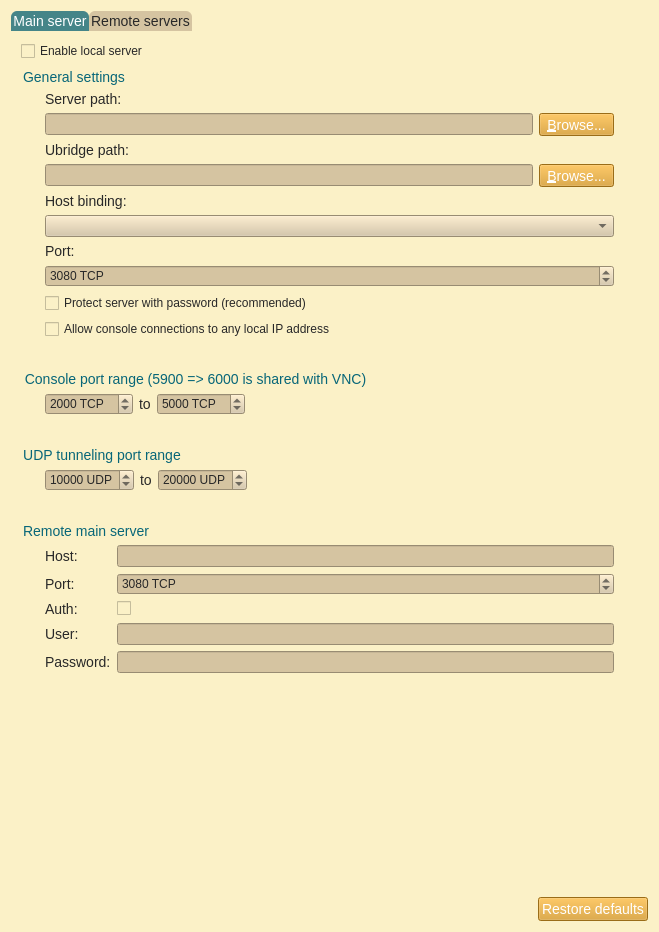
<?xml version="1.0" encoding="UTF-8"?>
<ui version="4.0">
 <class>ServerPreferencesPageWidget</class>
 <widget class="QWidget" name="ServerPreferencesPageWidget">
  <property name="geometry">
   <rect>
    <x>0</x>
    <y>0</y>
    <width>659</width>
    <height>932</height>
   </rect>
  </property>
  <property name="sizePolicy">
   <sizepolicy hsizetype="MinimumExpanding" vsizetype="MinimumExpanding">
    <horstretch>0</horstretch>
    <verstretch>0</verstretch>
   </sizepolicy>
  </property>
  <property name="minimumSize">
   <size>
    <width>0</width>
    <height>0</height>
   </size>
  </property>
  <property name="windowTitle">
   <string>Server</string>
  </property>
  <property name="styleSheet">
   <string notr="true">QWidget{
	background-color: #fbf1c7;
}
QMenuBar::item{
	background-color: #fbf1c7;
}
QDockWidget::title{
	background: #d5c4a1;
	padding-left: 5px;
}
QDockWidget, QMenuBar{
    color: #282828;
    font: bold 14px;
}
QTextEdit, QPlainTextEdit, QLineEdit, QSpinBox, QComboBox {
  background-color: #d5c4a1;
  color: #282828;
}
QTextEdit#uiConsoleTextEdit {
  background-color: #fbf1c7;
  color: #282828;
  font: 13px;
}
QTabWidget {
	font: 14px;
	border-top: 2px;
}
QTabBar::tab {
    background: #d5c4a1;
    color: #282828;
    min-width: 8ex;
    padding: 2px;
	border-top-right-radius: 6px;
	border-top-left-radius: 6px;
}
QTabBar::tab:selected {
    background: #458588;
	color: #FFFFFF;
}
QGroupBox {
    color: #076678;
    font: 14px;
    padding: 15px;
    border-style: none;
}
QMainWindow::separator {
	background: #d5c4a1;
	width: 1px;
	height: 1px;
}
QComboBox {
	selection-background-color: #458588;
	selection-color: #FFFFFF;
}

QToolBar{
	background: #d5c4a1;
	border: 0px;
}
QPushButton {
	background-color: #d79921;
    color: #FFFFFF;
	font: 14px;
}
QToolButton {
	background-color: #d79921;
    color: #FFFFFF;
	font: 14px;
}
QTreeWidget, QListWidget {
	background-color: #fbf1c7;
	color: #282828;
    alternate-background-color: #d5c4a1; 
	font: 14px;
}
QTreeWidget#uiTreeWidget {
	background-color: #d5c4a1;
	color: #282828;
	font: bold 16px;
}
QTreeWidget::item:selected, QTreeWidget::item:hover, QMenu::item:selected,QToolButton::hover,QPushButton::hover,QTabBar::tab:hover {
	background-color: #458588;
	color: #FFFFFF;
}
QMenu {
	background-color: #fbf1c7;
    color: #282828;
}
QLabel {
	color: #282828;
	font: 14px;
}
QLabel#uiTitleLabel {
	color: #282828;
	font: bold 16px;
}

QAbstractScrollArea::corner {
    background: #fbf1c7;
}
QScrollBar::handle:horizontal {
    background: #d5c4a1;
    min-width: 20px;
}
QScrollBar::handle:vertical {
    background: #d5c4a1;
    min-width: 20px;
}
QScrollBar:vertical {
    width: 6px;
}
QScrollBar:horizontal {
    height: 6px;
}
QScrollBar::up-arrow:vertical, QScrollBar::down-arrow:vertical, QScrollBar::down-arrow:horizontal, QScrollBar::up-arrow:horizontal { 
	border: 0px;
    height: 0px; 
    width: 0px; 
}
         
QScrollBar::add-page:horizontal, QScrollBar::sub-page:horizontal, QScrollBar::add-page:vertical, QScrollBar::sub-page:vertical {
  background: none
}
QStatusBar {
	background-color: #d5c4a1;
	color: #282828;
}

QRadioButton, QCheckBox {
  color: #282828;
}
QRadioButton::disabled, QCheckBox::disabled {
  color: gray;
}


</string>
  </property>
  <layout class="QVBoxLayout" name="verticalLayout_2">
   <item>
    <widget class="QTabWidget" name="uiServerPreferenceTabWidget">
     <property name="sizePolicy">
      <sizepolicy hsizetype="MinimumExpanding" vsizetype="MinimumExpanding">
       <horstretch>0</horstretch>
       <verstretch>0</verstretch>
      </sizepolicy>
     </property>
     <property name="maximumSize">
      <size>
       <width>16777215</width>
       <height>16777215</height>
      </size>
     </property>
     <property name="currentIndex">
      <number>0</number>
     </property>
     <widget class="QWidget" name="uiLocalTabWidget">
      <property name="sizePolicy">
       <sizepolicy hsizetype="Preferred" vsizetype="MinimumExpanding">
        <horstretch>0</horstretch>
        <verstretch>0</verstretch>
       </sizepolicy>
      </property>
      <attribute name="title">
       <string>Main server</string>
      </attribute>
      <layout class="QVBoxLayout" name="verticalLayout_3">
       <property name="margin">
        <number>10</number>
       </property>
       <item>
        <widget class="QCheckBox" name="uiLocalServerAutoStartCheckBox">
         <property name="sizePolicy">
          <sizepolicy hsizetype="Minimum" vsizetype="Fixed">
           <horstretch>0</horstretch>
           <verstretch>0</verstretch>
          </sizepolicy>
         </property>
         <property name="minimumSize">
          <size>
           <width>0</width>
           <height>0</height>
          </size>
         </property>
         <property name="text">
          <string>Enable local server</string>
         </property>
         <property name="checked">
          <bool>false</bool>
         </property>
        </widget>
       </item>
       <item>
        <widget class="QGroupBox" name="uiGeneralSettingsGroupBox">
         <property name="title">
          <string>General settings</string>
         </property>
         <layout class="QGridLayout" name="gridLayout">
          <property name="sizeConstraint">
           <enum>QLayout::SetMinimumSize</enum>
          </property>
          <item row="1" column="0">
           <widget class="QLabel" name="uiLocalServerPathLabel">
            <property name="text">
             <string>Server path:</string>
            </property>
           </widget>
          </item>
          <item row="2" column="0">
           <layout class="QHBoxLayout" name="horizontalLayout">
            <item>
             <widget class="QLineEdit" name="uiLocalServerPathLineEdit"/>
            </item>
            <item>
             <widget class="QToolButton" name="uiLocalServerToolButton">
              <property name="text">
               <string>&amp;Browse...</string>
              </property>
              <property name="toolButtonStyle">
               <enum>Qt::ToolButtonTextOnly</enum>
              </property>
             </widget>
            </item>
           </layout>
          </item>
          <item row="3" column="0">
           <widget class="QLabel" name="uiUbridgePathLabel">
            <property name="text">
             <string>Ubridge path:</string>
            </property>
           </widget>
          </item>
          <item row="4" column="0">
           <layout class="QHBoxLayout" name="horizontalLayout_5">
            <item>
             <widget class="QLineEdit" name="uiUbridgePathLineEdit"/>
            </item>
            <item>
             <widget class="QToolButton" name="uiUbridgeToolButton">
              <property name="text">
               <string>&amp;Browse...</string>
              </property>
              <property name="toolButtonStyle">
               <enum>Qt::ToolButtonTextOnly</enum>
              </property>
             </widget>
            </item>
           </layout>
          </item>
          <item row="5" column="0">
           <widget class="QLabel" name="uiLocalServerHostLabel">
            <property name="text">
             <string>Host binding:</string>
            </property>
           </widget>
          </item>
          <item row="6" column="0">
           <widget class="QComboBox" name="uiLocalServerHostComboBox"/>
          </item>
          <item row="7" column="0">
           <widget class="QLabel" name="uiLocalServerPortLabel">
            <property name="text">
             <string>Port:</string>
            </property>
           </widget>
          </item>
          <item row="8" column="0">
           <widget class="QSpinBox" name="uiLocalServerPortSpinBox">
            <property name="suffix">
             <string notr="true"> TCP</string>
            </property>
            <property name="maximum">
             <number>65535</number>
            </property>
            <property name="value">
             <number>3080</number>
            </property>
           </widget>
          </item>
          <item row="10" column="0">
           <widget class="QCheckBox" name="uiConsoleConnectionsToAnyIPCheckBox">
            <property name="text">
             <string>Allow console connections to any local IP address</string>
            </property>
           </widget>
          </item>
          <item row="9" column="0">
           <widget class="QCheckBox" name="uiLocalServerAuthCheckBox">
            <property name="text">
             <string>Protect server with password (recommended)</string>
            </property>
           </widget>
          </item>
         </layout>
        </widget>
       </item>
       <item>
        <widget class="QGroupBox" name="uiConsolePortRangeGroupBox">
         <property name="title">
          <string>Console port range (5900 =&gt; 6000 is shared with VNC)</string>
         </property>
         <layout class="QGridLayout" name="gridLayout_4">
          <item row="0" column="0">
           <widget class="QSpinBox" name="uiConsoleStartPortSpinBox">
            <property name="suffix">
             <string notr="true"> TCP</string>
            </property>
            <property name="maximum">
             <number>65535</number>
            </property>
            <property name="value">
             <number>2000</number>
            </property>
           </widget>
          </item>
          <item row="0" column="1">
           <widget class="QLabel" name="uiConsolePortRangeLabel">
            <property name="text">
             <string>to</string>
            </property>
           </widget>
          </item>
          <item row="0" column="2">
           <widget class="QSpinBox" name="uiConsoleEndPortSpinBox">
            <property name="suffix">
             <string notr="true"> TCP</string>
            </property>
            <property name="maximum">
             <number>65535</number>
            </property>
            <property name="value">
             <number>5000</number>
            </property>
           </widget>
          </item>
          <item row="0" column="3">
           <spacer name="horizontalSpacer_2">
            <property name="orientation">
             <enum>Qt::Horizontal</enum>
            </property>
            <property name="sizeHint" stdset="0">
             <size>
              <width>225</width>
              <height>20</height>
             </size>
            </property>
           </spacer>
          </item>
         </layout>
        </widget>
       </item>
       <item>
        <widget class="QGroupBox" name="uiUDPPortRangeGroupBox">
         <property name="title">
          <string>UDP tunneling port range</string>
         </property>
         <layout class="QHBoxLayout" name="horizontalLayout_8">
          <item>
           <widget class="QSpinBox" name="uiUDPStartPortSpinBox">
            <property name="suffix">
             <string notr="true"> UDP</string>
            </property>
            <property name="maximum">
             <number>65535</number>
            </property>
            <property name="value">
             <number>10000</number>
            </property>
           </widget>
          </item>
          <item>
           <widget class="QLabel" name="uiUDPPortRangeLabel">
            <property name="text">
             <string>to</string>
            </property>
           </widget>
          </item>
          <item>
           <widget class="QSpinBox" name="uiUDPEndPortSpinBox">
            <property name="suffix">
             <string notr="true"> UDP</string>
            </property>
            <property name="maximum">
             <number>65535</number>
            </property>
            <property name="value">
             <number>20000</number>
            </property>
           </widget>
          </item>
          <item>
           <spacer name="horizontalSpacer_4">
            <property name="orientation">
             <enum>Qt::Horizontal</enum>
            </property>
            <property name="sizeHint" stdset="0">
             <size>
              <width>40</width>
              <height>20</height>
             </size>
            </property>
           </spacer>
          </item>
         </layout>
        </widget>
       </item>
       <item>
        <widget class="QGroupBox" name="uiRemoteMainServerGroupBox">
         <property name="title">
          <string>Remote main server</string>
         </property>
         <layout class="QFormLayout" name="formLayout">
          <property name="fieldGrowthPolicy">
           <enum>QFormLayout::ExpandingFieldsGrow</enum>
          </property>
          <item row="0" column="0">
           <widget class="QLabel" name="label_2">
            <property name="text">
             <string>Host:</string>
            </property>
           </widget>
          </item>
          <item row="0" column="1">
           <widget class="QLineEdit" name="uiRemoteMainServerHostLineEdit"/>
          </item>
          <item row="1" column="0">
           <widget class="QLabel" name="label_3">
            <property name="text">
             <string>Port:</string>
            </property>
           </widget>
          </item>
          <item row="1" column="1">
           <widget class="QSpinBox" name="uiRemoteMainServerPortSpinBox">
            <property name="sizePolicy">
             <sizepolicy hsizetype="Expanding" vsizetype="Preferred">
              <horstretch>0</horstretch>
              <verstretch>0</verstretch>
             </sizepolicy>
            </property>
            <property name="suffix">
             <string> TCP</string>
            </property>
            <property name="maximum">
             <number>65535</number>
            </property>
            <property name="value">
             <number>3080</number>
            </property>
           </widget>
          </item>
          <item row="3" column="0">
           <widget class="QLabel" name="label">
            <property name="text">
             <string>Auth:</string>
            </property>
           </widget>
          </item>
          <item row="3" column="1">
           <widget class="QCheckBox" name="uiRemoteMainServerAuthCheckBox">
            <property name="text">
             <string/>
            </property>
           </widget>
          </item>
          <item row="4" column="0">
           <widget class="QLabel" name="label_4">
            <property name="text">
             <string>User:</string>
            </property>
           </widget>
          </item>
          <item row="4" column="1">
           <widget class="QLineEdit" name="uiRemoteMainServerUserLineEdit"/>
          </item>
          <item row="5" column="0">
           <widget class="QLabel" name="label_5">
            <property name="text">
             <string>Password:</string>
            </property>
           </widget>
          </item>
          <item row="5" column="1">
           <widget class="QLineEdit" name="uiRemoteMainServerPasswordLineEdit">
            <property name="echoMode">
             <enum>QLineEdit::Password</enum>
            </property>
           </widget>
          </item>
         </layout>
        </widget>
       </item>
       <item>
        <spacer name="verticalSpacer">
         <property name="orientation">
          <enum>Qt::Vertical</enum>
         </property>
         <property name="sizeHint" stdset="0">
          <size>
           <width>20</width>
           <height>5</height>
          </size>
         </property>
        </spacer>
       </item>
      </layout>
      <zorder>uiGeneralSettingsGroupBox</zorder>
      <zorder>uiConsolePortRangeGroupBox</zorder>
      <zorder>uiUDPPortRangeGroupBox</zorder>
      <zorder>uiLocalServerAutoStartCheckBox</zorder>
      <zorder>verticalSpacer</zorder>
      <zorder>uiRemoteMainServerGroupBox</zorder>
     </widget>
     <widget class="QWidget" name="uiRemoteTabWidget">
      <property name="sizePolicy">
       <sizepolicy hsizetype="Preferred" vsizetype="MinimumExpanding">
        <horstretch>0</horstretch>
        <verstretch>0</verstretch>
       </sizepolicy>
      </property>
      <attribute name="title">
       <string>Remote servers</string>
      </attribute>
      <layout class="QGridLayout" name="gridLayout_5">
       <property name="margin">
        <number>10</number>
       </property>
       <item row="0" column="0" colspan="2">
        <widget class="QTreeWidget" name="uiRemoteServersTreeWidget">
         <property name="sizePolicy">
          <sizepolicy hsizetype="MinimumExpanding" vsizetype="MinimumExpanding">
           <horstretch>0</horstretch>
           <verstretch>0</verstretch>
          </sizepolicy>
         </property>
         <property name="columnCount">
          <number>5</number>
         </property>
         <column>
          <property name="text">
           <string>Name</string>
          </property>
         </column>
         <column>
          <property name="text">
           <string notr="true">Protocol</string>
          </property>
         </column>
         <column>
          <property name="text">
           <string notr="true">Host</string>
          </property>
         </column>
         <column>
          <property name="text">
           <string notr="true">Port</string>
          </property>
         </column>
         <column>
          <property name="text">
           <string>User</string>
          </property>
         </column>
        </widget>
       </item>
       <item row="1" column="0" colspan="2">
        <layout class="QHBoxLayout" name="horizontalLayout_3">
         <item>
          <widget class="QPushButton" name="uiAddRemoteServerPushButton">
           <property name="text">
            <string>&amp;Add</string>
           </property>
          </widget>
         </item>
         <item>
          <widget class="QPushButton" name="uiUpdateRemoteServerPushButton">
           <property name="enabled">
            <bool>false</bool>
           </property>
           <property name="text">
            <string>Edit</string>
           </property>
          </widget>
         </item>
         <item>
          <widget class="QPushButton" name="uiDeleteRemoteServerPushButton">
           <property name="enabled">
            <bool>false</bool>
           </property>
           <property name="text">
            <string>&amp;Delete</string>
           </property>
          </widget>
         </item>
         <item>
          <spacer name="horizontalSpacer_3">
           <property name="orientation">
            <enum>Qt::Horizontal</enum>
           </property>
           <property name="sizeHint" stdset="0">
            <size>
             <width>40</width>
             <height>20</height>
            </size>
           </property>
          </spacer>
         </item>
        </layout>
       </item>
       <item row="3" column="0">
        <spacer name="verticalSpacer_3">
         <property name="orientation">
          <enum>Qt::Vertical</enum>
         </property>
         <property name="sizeHint" stdset="0">
          <size>
           <width>20</width>
           <height>5</height>
          </size>
         </property>
        </spacer>
       </item>
       <item row="2" column="0">
        <widget class="QLabel" name="label_7">
         <property name="text">
          <string>Note: Changes are not visible in other part of the settings or application until you apply them.</string>
         </property>
        </widget>
       </item>
      </layout>
      <zorder>uiRemoteServersTreeWidget</zorder>
      <zorder>verticalSpacer_3</zorder>
      <zorder>label_7</zorder>
     </widget>
    </widget>
   </item>
   <item>
    <layout class="QHBoxLayout" name="horizontalLayout_2">
     <item>
      <spacer name="horizontalSpacer">
       <property name="orientation">
        <enum>Qt::Horizontal</enum>
       </property>
       <property name="sizeHint" stdset="0">
        <size>
         <width>40</width>
         <height>20</height>
        </size>
       </property>
      </spacer>
     </item>
     <item>
      <widget class="QPushButton" name="uiRestoreDefaultsPushButton">
       <property name="text">
        <string>Restore defaults</string>
       </property>
      </widget>
     </item>
    </layout>
   </item>
  </layout>
 </widget>
 <tabstops>
  <tabstop>uiServerPreferenceTabWidget</tabstop>
  <tabstop>uiLocalServerAutoStartCheckBox</tabstop>
  <tabstop>uiLocalServerPathLineEdit</tabstop>
  <tabstop>uiLocalServerToolButton</tabstop>
  <tabstop>uiUbridgePathLineEdit</tabstop>
  <tabstop>uiUbridgeToolButton</tabstop>
  <tabstop>uiLocalServerHostComboBox</tabstop>
  <tabstop>uiLocalServerPortSpinBox</tabstop>
  <tabstop>uiLocalServerAuthCheckBox</tabstop>
  <tabstop>uiConsoleConnectionsToAnyIPCheckBox</tabstop>
  <tabstop>uiConsoleStartPortSpinBox</tabstop>
  <tabstop>uiConsoleEndPortSpinBox</tabstop>
  <tabstop>uiUDPStartPortSpinBox</tabstop>
  <tabstop>uiUDPEndPortSpinBox</tabstop>
  <tabstop>uiRestoreDefaultsPushButton</tabstop>
  <tabstop>uiRemoteServersTreeWidget</tabstop>
  <tabstop>uiAddRemoteServerPushButton</tabstop>
  <tabstop>uiDeleteRemoteServerPushButton</tabstop>
 </tabstops>
 <resources/>
 <connections/>
 <designerdata>
  <property name="gridDeltaX">
   <number>10</number>
  </property>
  <property name="gridDeltaY">
   <number>10</number>
  </property>
  <property name="gridSnapX">
   <bool>true</bool>
  </property>
  <property name="gridSnapY">
   <bool>true</bool>
  </property>
  <property name="gridVisible">
   <bool>true</bool>
  </property>
 </designerdata>
</ui>
